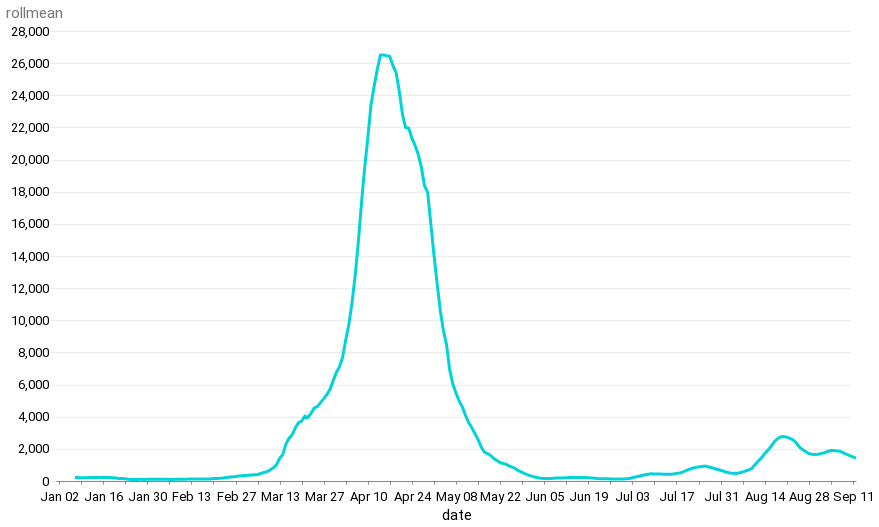

Source (notebook cell):
### Code cell
alt.Chart(df_slim).mark_line().encode(x="date", y="rollmean")

### Figure 1 — Vega-Lite specification as saved in the notebook (floating-point values rounded to 4 significant figures; data arrays with more than 128 entries replaced by an {"elided": "..."} marker saying what was removed)
{"config": {"view": {"width": 800, "height": 450, "strokeOpacity": 0}, "background": "#ffffff", "title": {"anchor": "start", "font": "Summit Sans", "fontColor": "palette[\"black\"]", "fontSize": 18, "fontWeight": "normal"}, "arc": {"fill": "#00d4d8"}, "area": {"fill": "#00d4d8"}, "line": {"stroke": "#00d4d8", "strokeWidth": 3}, "path": {"stroke": "#00d4d8"}, "rect": {"fill": "#00d4d8"}, "shape": {"stroke": "#00d4d8"}, "bar": {"fill": "#00d4d8"}, "point": {"stroke": "#00d4d8"}, "symbol": {"fill": "#00d4d8", "size": 30}, "axis": {"titleFont": "Roboto", "titleFontSize": 15, "titleFontWeight": "normal", "labelFont": "Roboto, sans", "labelFontSize": 13, "labelFontWeight": "normal"}, "axisX": {"labelAngle": 0, "labelPadding": 6, "tickSize": 3, "grid": false}, "axisY": {"labelBaseline": "middle", "maxExtent": 45, "minExtent": 45, "titleAlign": "left", "titleAngle": 0, "titleX": -45, "titleY": -11, "domainOpacity": 0, "gridWidth": 0.6, "gridColor": "#dddddd", "offset": 6, "tickSize": 0, "titleColor": "#767676"}, "legend": {"titleFont": "Roboto", "titleFontSize": 15, "titleFontWeight": "normal", "symbolType": "square", "labelFont": "Roboto, sans", "labelFontSize": 13}, "range": {"category": ["#005f66", "#e37e2d", "#d64a3b", "#76b0ef", "#c1bc40"], "diverging": ["#e68a4f", "#f4bb6a", "#f9e39c", "#dadfe2", "#a6b7c6", "#849eae"], "heatmap": ["#7ff6f6", "#00eeef", "#00d4d8", "#00abb2", "#00848b", "#fbf2c7", "#00363d"], "ordinal": ["#7ff6f6", "#00eeef", "#00d4d8", "#00abb2", "#00848b", "#fbf2c7", "#00363d"], "ramp": ["#7ff6f6", "#00eeef", "#00d4d8", "#00abb2", "#00848b", "#fbf2c7", "#00363d"]}}, "data": {"name": "data-9a2543ab5556fce05f3718ddb25c4d47"}, "mark": "line", "encoding": {"x": {"field": "date", "type": "temporal"}, "y": {"field": "rollmean", "type": "quantitative"}}, "$schema": "https://vega.github.io/schema/vega-lite/v4.17.0.json", "datasets": {"data-9a2543ab5556fce05f3718ddb25c4d47": {"elided": "255 records"}}}
